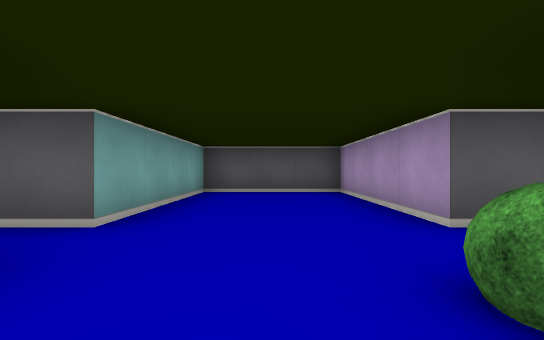
view 1 (above)

21 first-person views from a walk through a cub3D ray-caster map. The camera is about half as high as the walls, looks level and sees 85° across. The floor is counted in squares. Each view is taken from the middle of a square. On the plan, view 1 faces up. The plan holds only what a view shows up to about 9 squares ahead; the rest is blank.

view 2
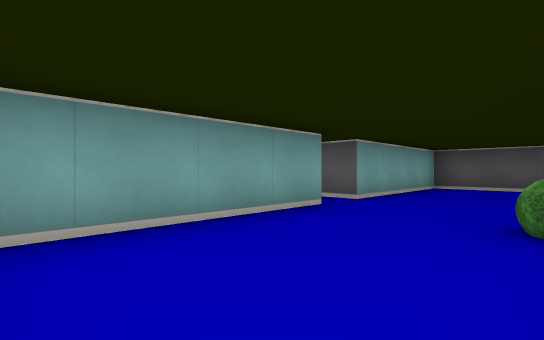

view 3
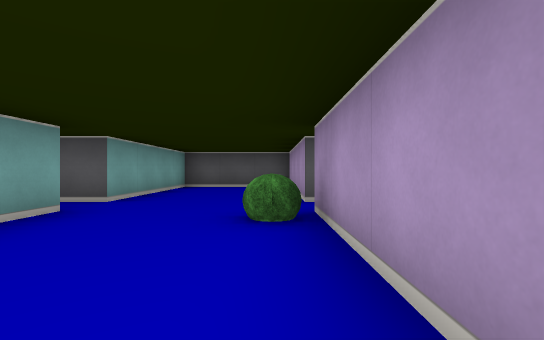

view 4
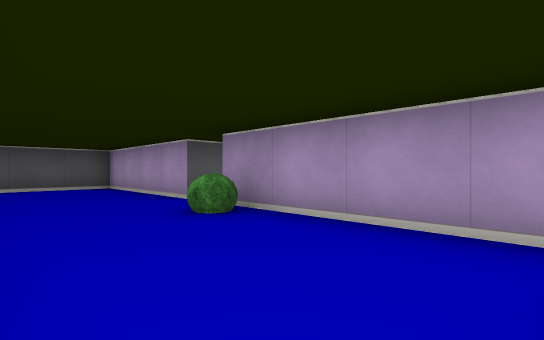

view 5
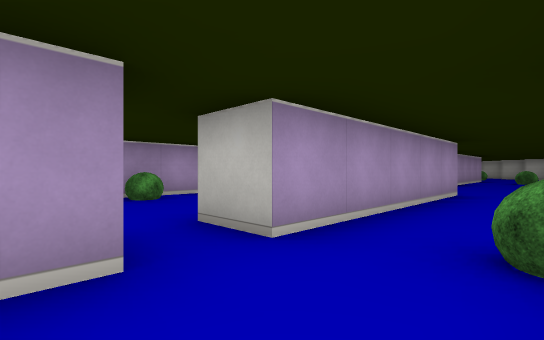

view 6
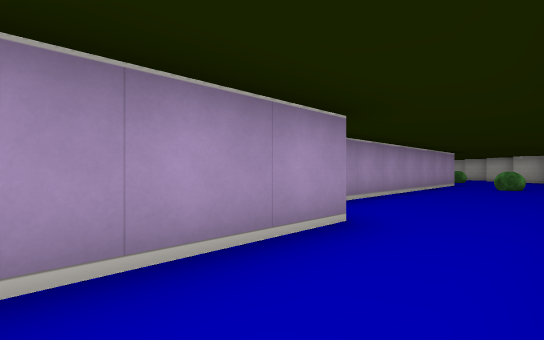

view 7
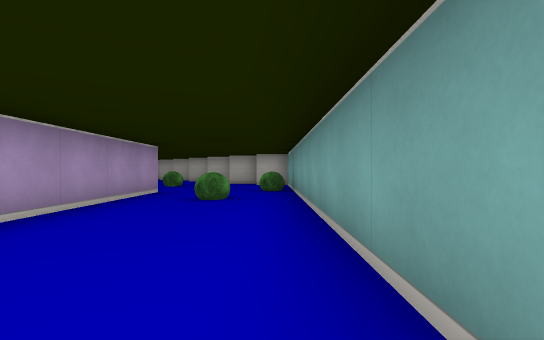

view 8
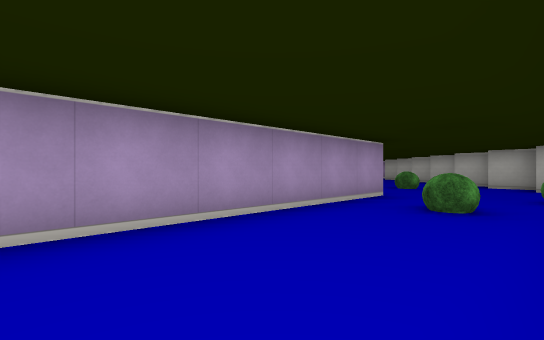

view 9
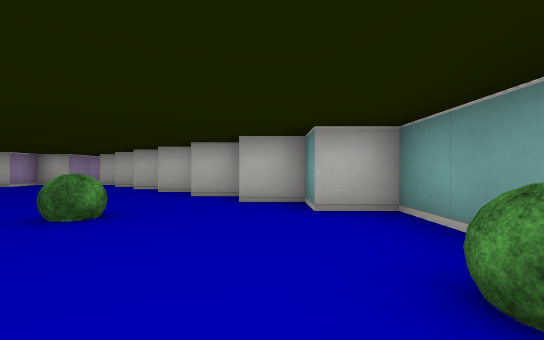

view 10
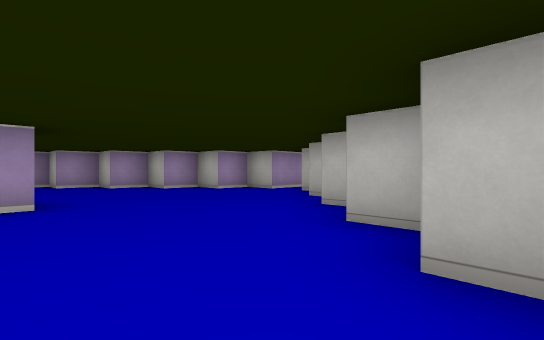

view 11
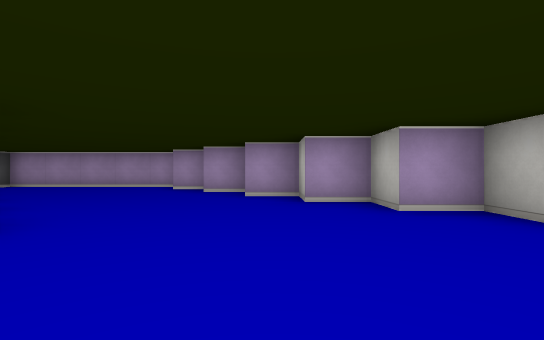

view 12
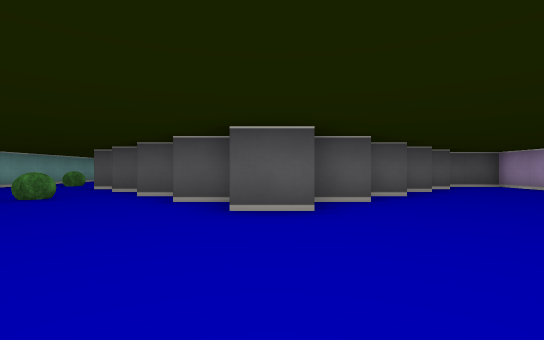

view 13
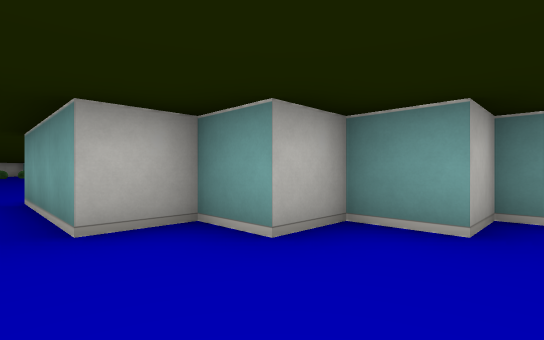

view 14
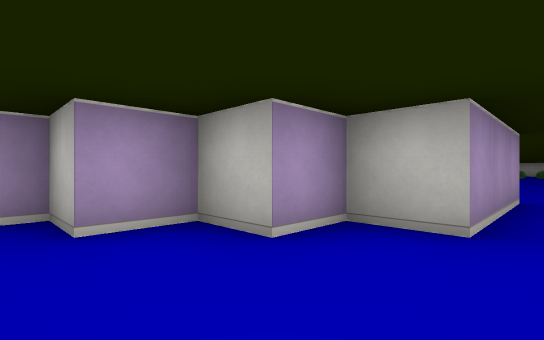

view 15
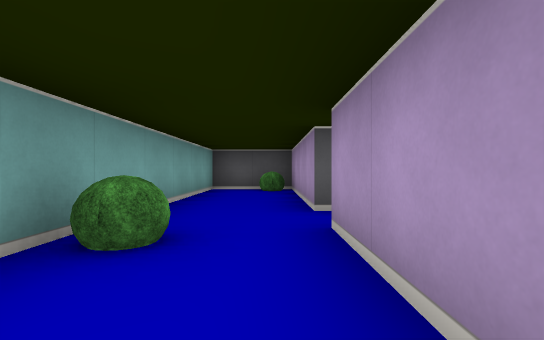

view 16
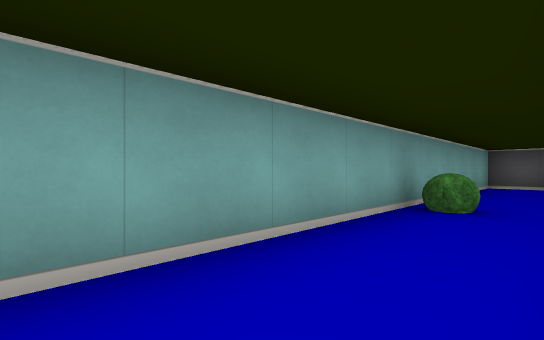

view 17
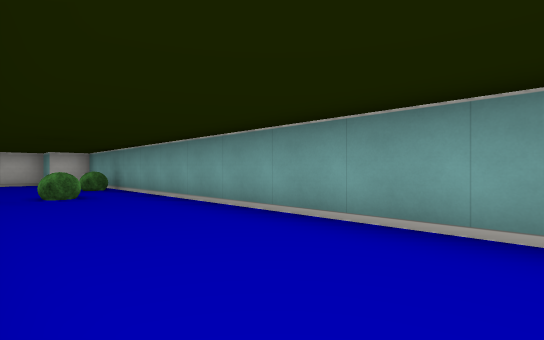

view 18
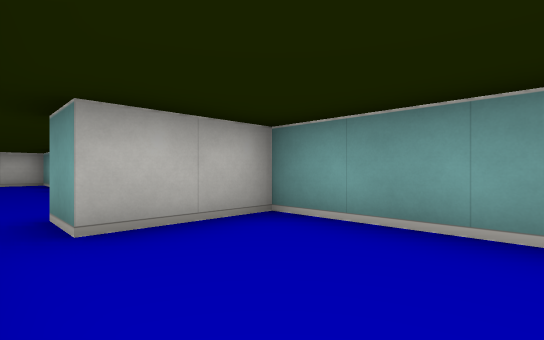

view 19
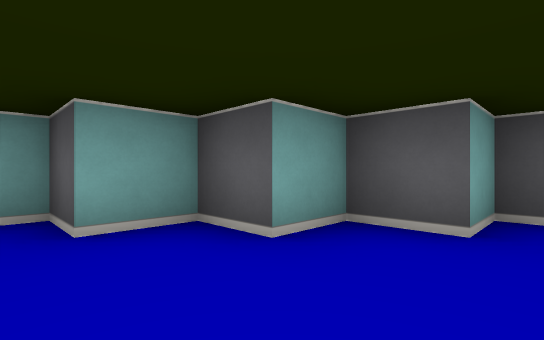

view 20
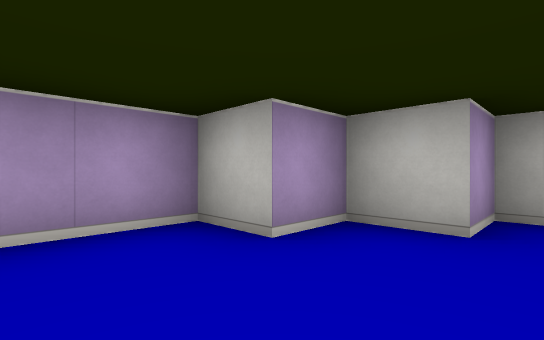

view 21
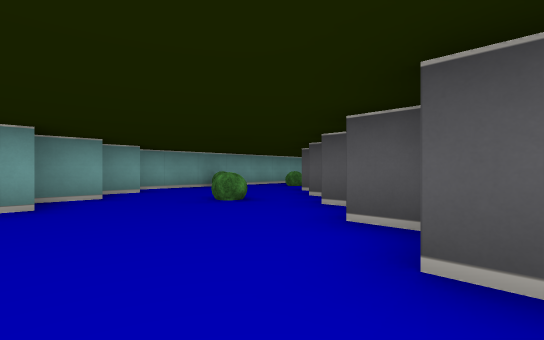

### Floor plan
Points are (right, up) in squares from view 1. A wall is a line through its corners. A room is listed if a view was taken in it or the views show most of it. See-through windows are left out.
Room 1 (views 1, 2, 3, 4, 18)
walls: (-1.5, 1.5) (-1.5, -2.5) (0.5, -2.5); (1.5, 2.5) (1.5, 6.5) (-1.5, 6.5) (-1.5, 2.5); (1.5, -2) (1.5, 1.5)
ways out: opening at (-2, 2) to room 2; opening at (1, -3); opening at (2, 2)
objects: bush (1, 1)
Room 2 (views 5, 6, 7, 8, 9, 10, 11, 12, 13, 14, 15, 16, 17, 19, 20, 21)
walls: (0.1, -12.5) (-0.5, -12.5); (-1, -11.5) (-1.5, -11.5) (-1.5, -5.1); (1.2, -13.5) (0.5, -13.5); (2.4, -14.5) (1.5, -14.5); (-1.2, -17.5) (-0.5, -17.5); (3.6, -15.5) (2.5, -15.5); (-0.5, -18.5) (0.5, -18.5) (0.5, -19.5) (1.5, -19.5) (1.5, -20.5) (2.5, -20.5) (2.5, -23.5); (7.5, -11.5) (6.5, -11.5) (6.5, -12.5) (5.5, -12.5) (5.5, -13.5) (4.5, -13.5) (4.5, -14.5) (3.5, -14.5) (3.5, -14.9); (-2.5, -3.6) (-2.5, 1.5) (-1.5, 1.5); (3.5, -23.5) (3.5, -20.5) (4.5, -20.5) (4.5, -19.5) (5.5, -19.5) (5.5, -18.5) (6.5, -18.5) (6.5, -17.5) (7.5, -17.5) (7.5, -16.5) (8.5, -16.5) (8.5, -15.5) (9.5, -15.5) (9.5, -10.5) (8, -10.5); (-1.5, 2.5) (-2.5, 2.5) (-2.5, 6.5) (-4.5, 6.5) (-4.5, -14.5) (-3.5, -14.5) (-3.5, -15.5) (-2.5, -15.5) (-2.5, -16.5) (-1.5, -16.5)
ways out: opening at (-2, 2) to room 1; opening at (3, -24)
objects: bush (-4, -12); bush (-4, 1); bush (-3, -10); bush (-3, 6); bush (-1, -14)

Where each view was taken, in squares from view 1:
view 1: 0 up, 0 right, facing up
view 2: 2 down, 1 right, facing up-left
view 3: 2 down, 1 right, facing up
view 4: 2 down, 1 left, facing up-right
view 5: 3 up, 4 left, facing down-right
view 6: 1 down, 4 left, facing down-right
view 7: 5 down, 4 left, facing down
view 8: 6 down, 4 left, facing down-right
view 9: 11 down, 3 left, facing down
view 10: 15 down, 2 left, facing down-right
view 11: 18 down, 1 right, facing right
view 12: 19 down, 3 right, facing up
view 13: 18 down, 3 right, facing down-left
view 14: 18 down, 3 right, facing down-right
view 15: 1 down, 3 left, facing up
view 16: 3 down, 3 left, facing up-left
view 17: 4 down, 2 left, facing down-left
view 18: 0 up, 1 right, facing down-left
view 19: 15 down, 7 right, facing up-left
view 20: 14 down, 7 right, facing down-right
view 21: 17 down, 3 right, facing up-left
